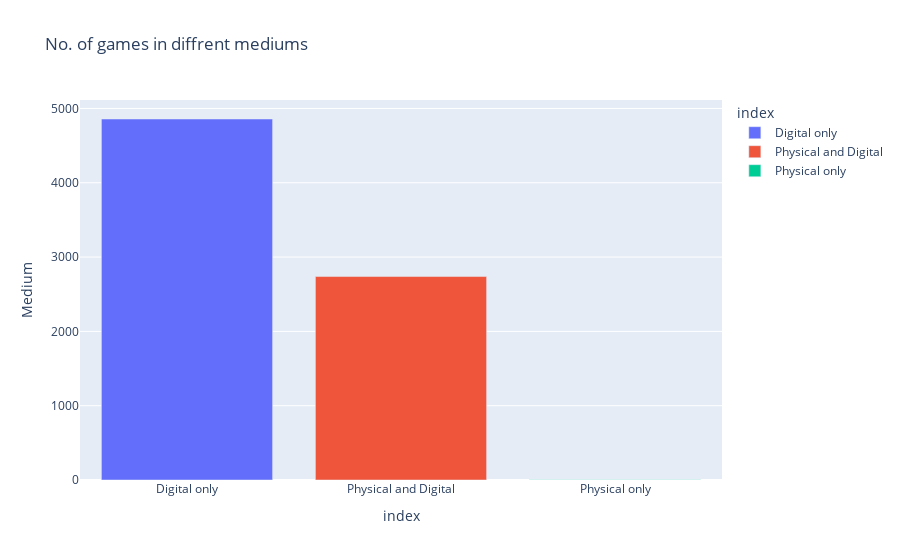

The cell this chart's notebook holds for it:
### Code cell
fig=px.bar(medium,'index',"Medium",color='index',title='No. of games in diffrent mediums')
fig.show()

### Figure 1 — Plotly figure (JSON) as saved in the notebook; plotly's stock layout.template omitted (floating-point values rounded to 4 significant figures)
{"data": [{"alignmentgroup": "True", "hovertemplate": "index=%{x}<br>Medium=%{y}<extra></extra>", "legendgroup": "Digital only", "marker": {"color": "#636efa", "pattern": {"shape": ""}}, "name": "Digital only", "offsetgroup": "Digital only", "orientation": "v", "showlegend": true, "textposition": "auto", "type": "bar", "x": ["Digital only"], "xaxis": "x", "y": [4858], "yaxis": "y"}, {"alignmentgroup": "True", "hovertemplate": "index=%{x}<br>Medium=%{y}<extra></extra>", "legendgroup": "Physical and Digital", "marker": {"color": "#EF553B", "pattern": {"shape": ""}}, "name": "Physical and Digital", "offsetgroup": "Physical and Digital", "orientation": "v", "showlegend": true, "textposition": "auto", "type": "bar", "x": ["Physical and Digital"], "xaxis": "x", "y": [2738], "yaxis": "y"}, {"alignmentgroup": "True", "hovertemplate": "index=%{x}<br>Medium=%{y}<extra></extra>", "legendgroup": "Physical only", "marker": {"color": "#00cc96", "pattern": {"shape": ""}}, "name": "Physical only", "offsetgroup": "Physical only", "orientation": "v", "showlegend": true, "textposition": "auto", "type": "bar", "x": ["Physical only"], "xaxis": "x", "y": [3], "yaxis": "y"}], "layout": {"barmode": "relative", "legend": {"title": {"text": "index"}, "tracegroupgap": 0}, "title": {"text": "No. of games in diffrent mediums"}, "xaxis": {"anchor": "y", "categoryarray": ["Digital only", "Physical and Digital", "Physical only"], "categoryorder": "array", "domain": [0, 1], "title": {"text": "index"}}, "yaxis": {"anchor": "x", "domain": [0, 1], "title": {"text": "Medium"}}}}
